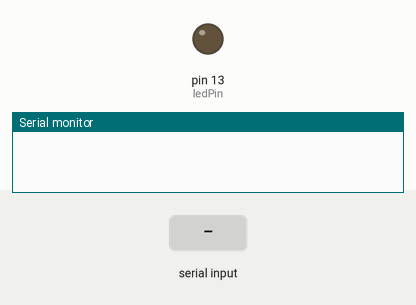
A sketch run on a simulated Arduino Uno, built with avr-gcc and run on an emulated ATmega328P. Parts: output pins drawn as LEDs (lit = HIGH), the last lines printed to the serial monitor. The inputs (shaded band) are chosen by the test bench.

Above: at 1.2 s.
1.3 s: "1" received over Serial
At 1.9 s:
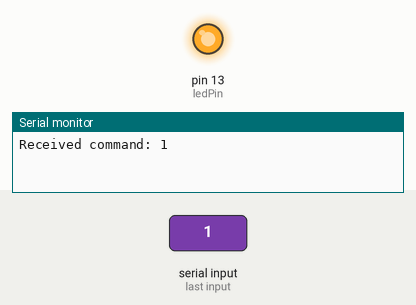
2.8 s: "0" received over Serial
At 3.1 s:
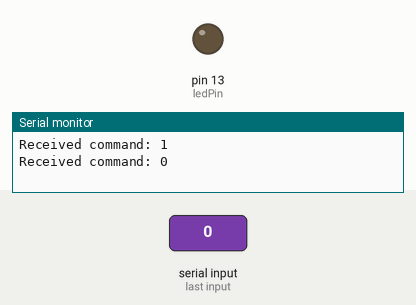
Timing chart, 0 to 5.8 s (numbered marks = the images above; inputs shaded):
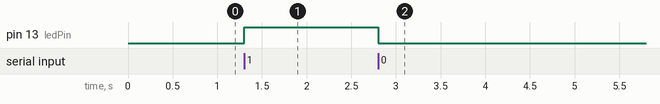

Measured:
- after the input at 1.3 s, pin 13 (ledPin): LOW → HIGH at once
- after the input at 2.8 s, pin 13 (ledPin): HIGH → LOW at once

The sketch:

2.ino
```cpp
int ledPin = 13;

void setup() {
  Serial.begin(9600);
  pinMode(ledPin, OUTPUT);
}

void loop() {
  if (Serial.available() > 0) {
    char command = Serial.read();
    Serial.print("Received command: ");
    Serial.println(command);

    if (command == '1') {
      digitalWrite(ledPin, HIGH);  // Turn on the LED
    } else if (command == '0') {
      digitalWrite(ledPin, LOW);   // Turn off the LED
    }
  }
}
```
